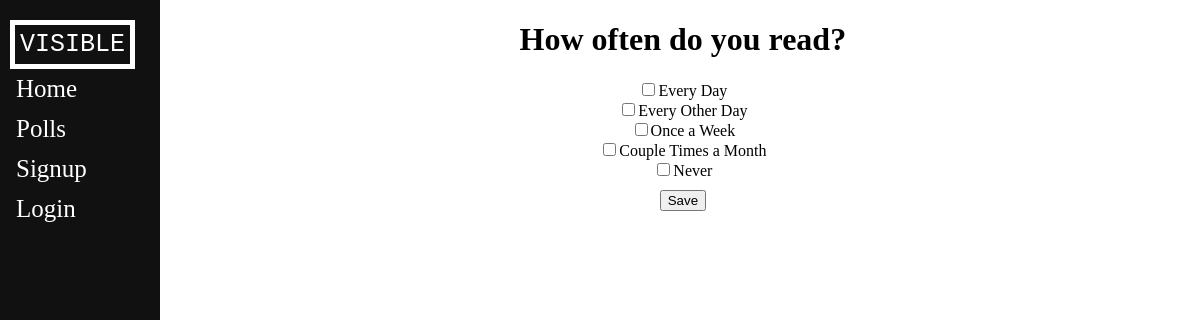
The app's page /polls/5/ with its own data.
### polls/models.py (models this page shows, shortened)
class Question(models.Model):
    question_text = models.CharField(max_length=200)
    pub_date = models.DateTimeField('date published')

class Choice(models.Model):
    question = models.ForeignKey(Question, on_delete=models.CASCADE)
    choice_text = models.CharField(max_length=200)
    votes = models.IntegerField(default=0)
    complete = models.BooleanField();

### polls/views.py (the view)
# urls.py: path('<int:pk>/', views.DetailView.as_view(), name='detail'),
class DetailView(generic.DetailView):
    model = Question
    template_name = 'polls/detail.html'

### polls/templates/polls/detail.html (shortened to what this page needs)
{% extends "base_layout.html" %}
{% block content %}
<h1 style="text-align:center">{{ question.question_text }}</h1>
<form action="{% url 'polls:vote' question.id %}" method="post">
{% for choice in question.choice_set.all %}
	<div style="text-align: center">
		{% if choice.complete == True %}
	 		<input type="checkbox" value ="{{ choice.id }}", name="display">{{choice.choice_text}}
	 	{% else %}
	    	<input type="checkbox" value = "{{ choice.id }}", name="display">{{choice.choice_text}}
	    {% endif %}
	</div>
{% endfor %}
<div class="imgButton">
	<button type="submit" value="save", name="save">Save</button>
</div>
</form>
{% endblock %}

### home/static/home/homestyle.css (style rules this page uses)
.imgButton { text-align:center; padding-top: 10px; }

### records on screen
Question: question_text "How often do you read?"
Choice: choice_text "Every Day"
Choice: choice_text "Every Other Day"
Choice: choice_text "Once a Week"
Choice: choice_text "Couple Times a Month"
Choice: choice_text "Never"
